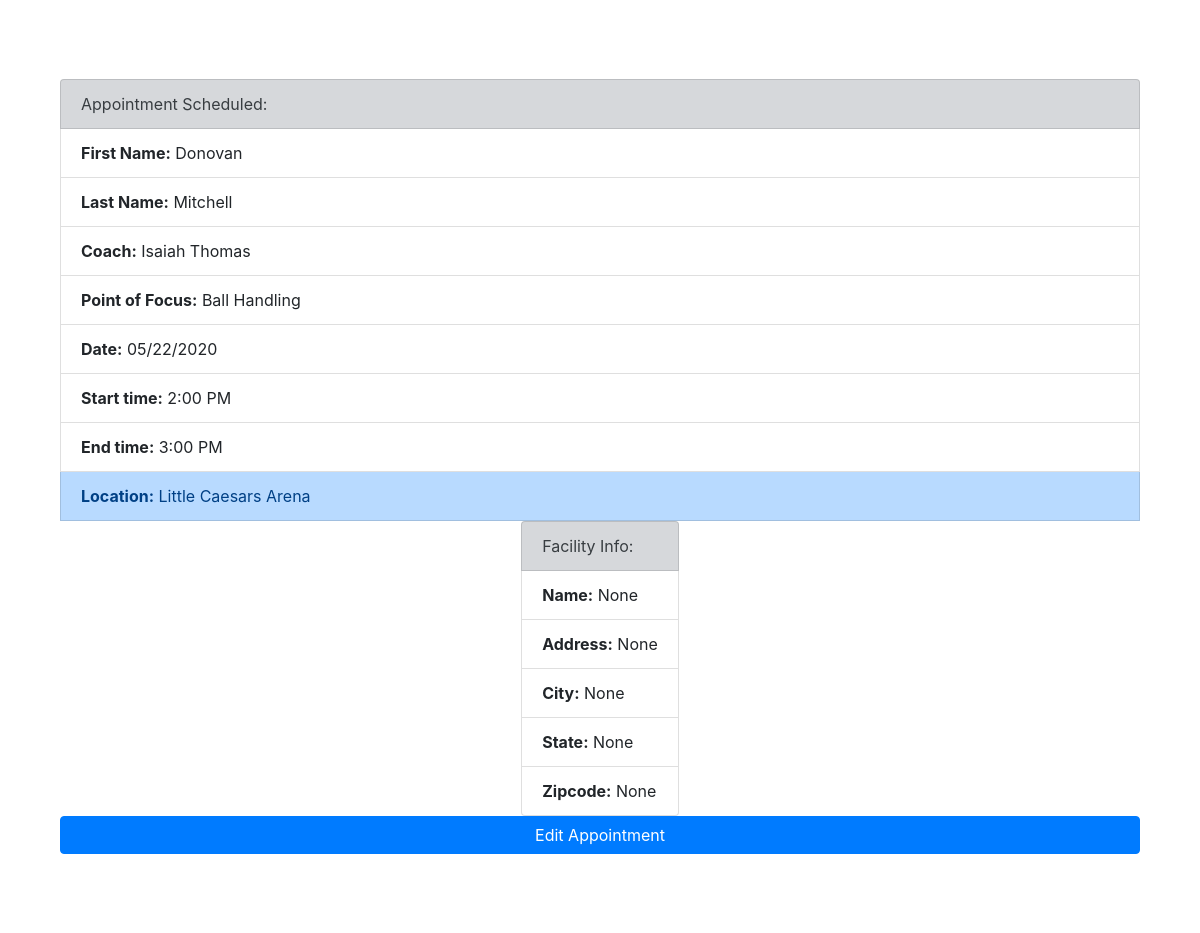
Page /schedules/ (middle part) on the earlier database version.
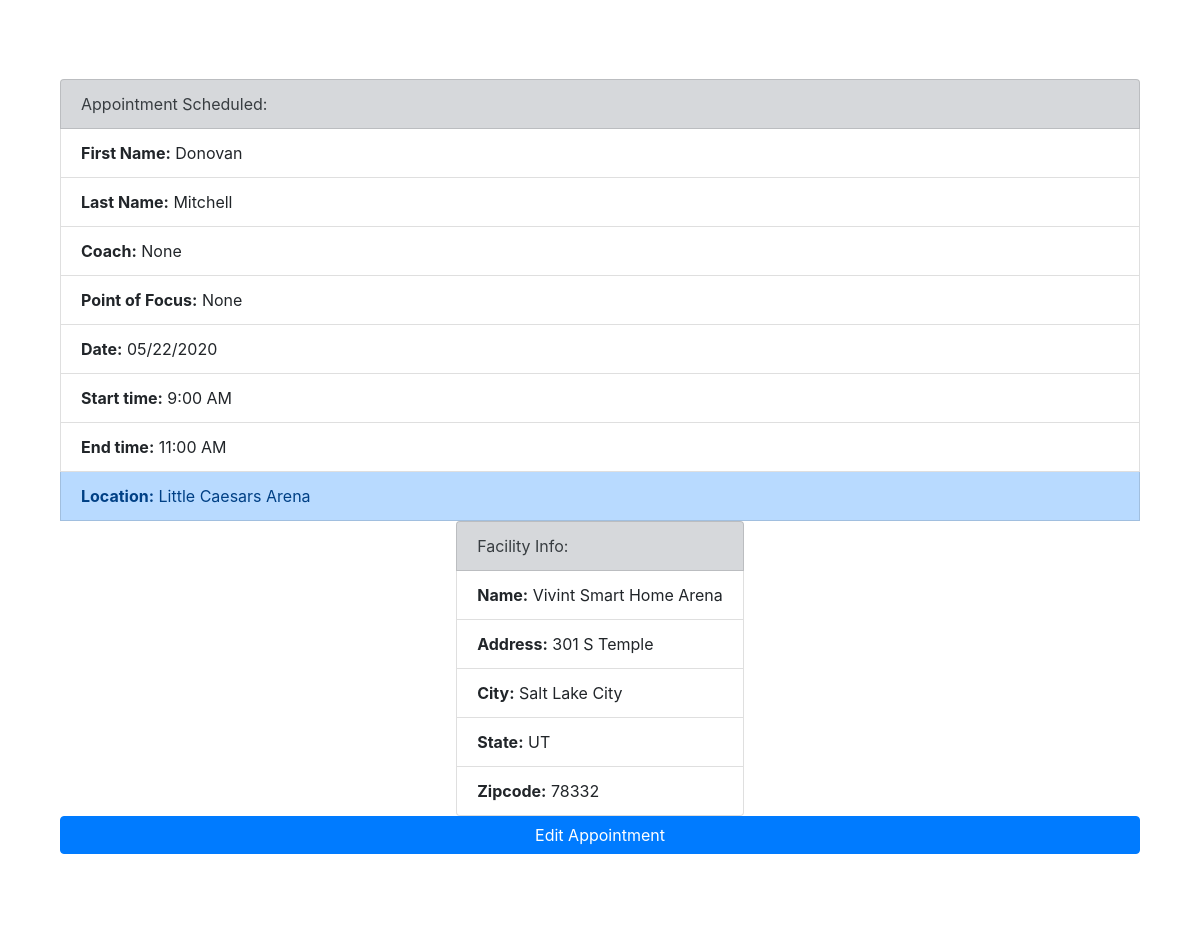
Same page on the later database version.
### pages/models.py (models this page shows, shortened)
class Time(models.Model):
	first = models.CharField(max_length=200, blank=True, null=True)
	last = models.CharField(max_length=200, blank=True, null=True)
	coach = models.CharField(max_length=200, blank=True, null=True)
	focus = models.CharField(max_length=200, blank=True, null=True)
	date = models.CharField(max_length=200)
	start = models.CharField(max_length=200)
	end = models.CharField(max_length=200)
	location = models.CharField(max_length=200, blank=True, null=True)
	facility = models.CharField(max_length=200, blank=True, null=True)
	address = models.CharField(max_length=200, blank=True, null=True)
	city = models.CharField(max_length=200, blank=True, null=True)
	state = models.CharField(max_length=200, blank=True, null=True)
	zipcode = models.CharField(max_length=200, blank=True, null=True)

### pages/views.py (the view)
# urls.py: path('schedules/', views.schedules, name='schedules'),
def schedules(request):
	all_appointments = Time.objects.all
	return render(request, "about.html", {'all_appointments': all_appointments}) # Passing in all_appointments as all_appointments

### pages/templates/about.html (shortened to what this page needs)
{% extends 'home.html' %}
{% block content %}
	<br>
	<div class="container">
		{% if all_appointments %}
			{% for times in all_appointments %}
			<br>
			<div class="col-sm">
				<ul class="list-group">
					<li class="list-group-item list-group-item-secondary">Appointment Scheduled:</li>
					<li class="list-group-item"><strong>First Name:</strong> {{ times.first }}</li>
					<li class="list-group-item"><strong>Last Name:</strong> {{ times.last }}</li>
					<li class="list-group-item"><strong>Coach:</strong> {{ times.coach }}</li>
					<li class="list-group-item"><strong>Point of Focus:</strong> {{ times.focus }}</li>
					<li class="list-group-item"><strong>Date:</strong> {{ times.date }}</li>
					<li class="list-group-item"><strong>Start time:</strong> {{ times.start }}</li>
					<li class="list-group-item"><strong>End time:</strong> {{ times.end }}</li>
					<li class="list-group-item list-group-item-primary" id="locay2"><strong>Location:</strong> {{ times.location }}</li>
					<div class="outputcontainer">
						<div id="facilblock">
							<li class="list-group-item list-group-item-secondary">Facility Info:</li>
							<li class="list-group-item" id="efacil"><strong>Name:</strong> {{ times.facility }}</li>
							<li class="list-group-item" id="eaddy"><strong>Address:</strong> {{ times.address }}</li>
							<li class="list-group-item" id="ecity"><strong>City:</strong> {{ times.city }}</li>
							<li class="list-group-item" id="estate"><strong>State:</strong> {{ times.state }}</li>
							<li class="list-group-item" id="ezip"><strong>Zipcode:</strong> {{ times.zipcode }}</li>
						</div>
					</div>
					<a href="{% url 'edit' times.id %}" class="btn btn-block btn-primary">Edit Appointment</a>
					<br>
				</ul>
			</div>
			{% endfor %}
		{% endif %}
	</div>
{% endblock %}

Differences in the rows shown:
changed Time "Donovan": coach "Isaiah Thomas" → "None"; focus "Ball Handling" → "None"; start "2:00 PM" → "9:00 AM"; end "3:00 PM" → "11:00 AM"; facility "None" → "Vivint Smart Home Arena"; address "None" → "301 S Temple"; city "None" → "Salt Lake City"; state "None" → "UT"; zipcode "None" → "78332"
